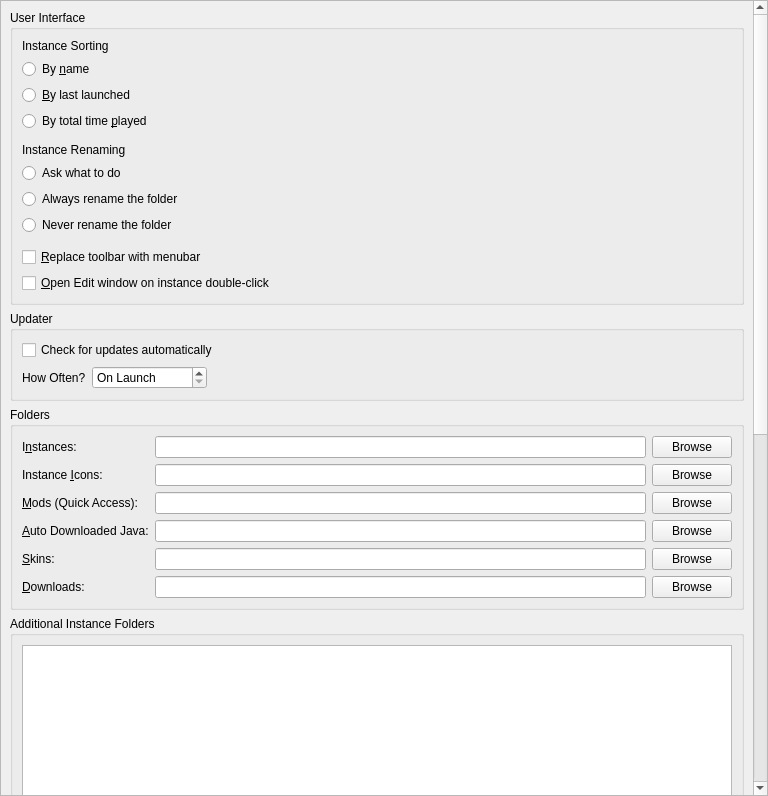
<?xml version="1.0" encoding="UTF-8"?>
<ui version="4.0">
 <class>LauncherPage</class>
 <widget class="QWidget" name="LauncherPage">
  <property name="geometry">
   <rect>
    <x>0</x>
    <y>0</y>
    <width>768</width>
    <height>796</height>
   </rect>
  </property>
  <property name="sizePolicy">
   <sizepolicy hsizetype="MinimumExpanding" vsizetype="MinimumExpanding">
    <horstretch>0</horstretch>
    <verstretch>0</verstretch>
   </sizepolicy>
  </property>
  <layout class="QVBoxLayout" name="verticalLayout">
   <property name="leftMargin">
    <number>0</number>
   </property>
   <property name="topMargin">
    <number>0</number>
   </property>
   <property name="rightMargin">
    <number>0</number>
   </property>
   <property name="bottomMargin">
    <number>0</number>
   </property>
   <item>
    <widget class="QScrollArea" name="scrollArea">
     <property name="horizontalScrollBarPolicy">
      <enum>Qt::ScrollBarPolicy::ScrollBarAsNeeded</enum>
     </property>
     <property name="widgetResizable">
      <bool>true</bool>
     </property>
     <widget class="QWidget" name="scrollAreaWidgetContents">
      <property name="geometry">
       <rect>
        <x>0</x>
        <y>-683</y>
        <width>752</width>
        <height>1625</height>
       </rect>
      </property>
      <layout class="QVBoxLayout" name="verticalLayout_8">
       <item>
        <widget class="QGroupBox" name="userInterfaceBox">
         <property name="enabled">
          <bool>true</bool>
         </property>
         <property name="title">
          <string>User Interface</string>
         </property>
         <layout class="QVBoxLayout" name="verticalLayout_2">
          <item>
           <widget class="QLabel" name="instanceSortingLabel">
            <property name="text">
             <string>Instance Sorting</string>
            </property>
           </widget>
          </item>
          <item>
           <widget class="QRadioButton" name="sortByNameBtn">
            <property name="text">
             <string>By &amp;name</string>
            </property>
            <attribute name="buttonGroup">
             <string notr="true">sortingModeGroup</string>
            </attribute>
           </widget>
          </item>
          <item>
           <widget class="QRadioButton" name="sortLastLaunchedBtn">
            <property name="text">
             <string>&amp;By last launched</string>
            </property>
            <attribute name="buttonGroup">
             <string notr="true">sortingModeGroup</string>
            </attribute>
           </widget>
          </item>
          <item>
           <widget class="QRadioButton" name="sortByPlaytimeBtn">
            <property name="text">
             <string>By total time &amp;played</string>
            </property>
            <attribute name="buttonGroup">
             <string notr="true">sortingModeGroup</string>
            </attribute>
           </widget>
          </item>
          <item>
           <spacer name="verticalSpacer">
            <property name="orientation">
             <enum>Qt::Orientation::Vertical</enum>
            </property>
            <property name="sizeType">
             <enum>QSizePolicy::Policy::Fixed</enum>
            </property>
            <property name="sizeHint" stdset="0">
             <size>
              <width>0</width>
              <height>6</height>
             </size>
            </property>
           </spacer>
          </item>
          <item>
           <widget class="QLabel" name="renamingBehaviorLabel">
            <property name="text">
             <string>Instance Renaming</string>
            </property>
           </widget>
          </item>
          <item>
           <widget class="QRadioButton" name="askToRenameDirBtn">
            <property name="text">
             <string>Ask what to do</string>
            </property>
            <attribute name="buttonGroup">
             <string notr="true">renamingBehaviorGroup</string>
            </attribute>
           </widget>
          </item>
          <item>
           <widget class="QRadioButton" name="alwaysRenameDirBtn">
            <property name="text">
             <string>Always rename the folder</string>
            </property>
            <attribute name="buttonGroup">
             <string notr="true">renamingBehaviorGroup</string>
            </attribute>
           </widget>
          </item>
          <item>
           <widget class="QRadioButton" name="neverRenameDirBtn">
            <property name="text">
             <string>Never rename the folder</string>
            </property>
            <attribute name="buttonGroup">
             <string notr="true">renamingBehaviorGroup</string>
            </attribute>
           </widget>
          </item>
          <item>
           <spacer name="verticalSpacer_2">
            <property name="orientation">
             <enum>Qt::Orientation::Vertical</enum>
            </property>
            <property name="sizeType">
             <enum>QSizePolicy::Policy::Fixed</enum>
            </property>
            <property name="sizeHint" stdset="0">
             <size>
              <width>0</width>
              <height>6</height>
             </size>
            </property>
           </spacer>
          </item>
          <item>
           <widget class="QCheckBox" name="preferMenuBarCheckBox">
            <property name="toolTip">
             <string>The menubar is more friendly for keyboard-driven interaction.</string>
            </property>
            <property name="text">
             <string>&amp;Replace toolbar with menubar</string>
            </property>
           </widget>
          </item>
          <item>
           <widget class="QCheckBox" name="editInstanceOnDoubleClick">
            <property name="toolTip">
             <string>Opens the edit instance window on double-clicking an instance instead of running the instance.</string>
            </property>
            <property name="text">
             <string>&amp;Open Edit window on instance double-click</string>
            </property>
           </widget>
          </item>
         </layout>
        </widget>
       </item>
       <item>
        <widget class="QGroupBox" name="updateSettingsBox">
         <property name="title">
          <string>Updater</string>
         </property>
         <layout class="QGridLayout" name="gridLayout_2">
          <item row="1" column="0">
           <layout class="QHBoxLayout" name="horizontalLayout_2">
            <item>
             <widget class="QLabel" name="updateIntervalLabel">
              <property name="text">
               <string>How Often?</string>
              </property>
             </widget>
            </item>
            <item>
             <widget class="QSpinBox" name="updateIntervalSpinBox">
              <property name="sizePolicy">
               <sizepolicy hsizetype="Maximum" vsizetype="Fixed">
                <horstretch>0</horstretch>
                <verstretch>0</verstretch>
               </sizepolicy>
              </property>
              <property name="toolTip">
               <string>Set to 0 to only check on launch</string>
              </property>
              <property name="specialValueText">
               <string>On Launch</string>
              </property>
              <property name="suffix">
               <string> hours</string>
              </property>
              <property name="prefix">
               <string>Every </string>
              </property>
              <property name="minimum">
               <number>0</number>
              </property>
              <property name="maximum">
               <number>168</number>
              </property>
             </widget>
            </item>
            <item>
             <spacer name="horizontalSpacer">
              <property name="orientation">
               <enum>Qt::Orientation::Horizontal</enum>
              </property>
              <property name="sizeHint" stdset="0">
               <size>
                <width>0</width>
                <height>0</height>
               </size>
              </property>
             </spacer>
            </item>
           </layout>
          </item>
          <item row="0" column="0" colspan="2">
           <widget class="QCheckBox" name="autoUpdateCheckBox">
            <property name="text">
             <string>Check for updates automatically</string>
            </property>
           </widget>
          </item>
         </layout>
        </widget>
       </item>
       <item>
        <widget class="QGroupBox" name="foldersBox">
         <property name="title">
          <string>Folders</string>
         </property>
         <layout class="QGridLayout" name="gridLayout">
          <item row="2" column="1">
           <widget class="QLineEdit" name="iconsDirTextBox"/>
          </item>
          <item row="5" column="0">
           <widget class="QLabel" name="labelSkinsDir">
            <property name="text">
             <string>&amp;Skins:</string>
            </property>
            <property name="buddy">
             <cstring>skinsDirTextBox</cstring>
            </property>
           </widget>
          </item>
          <item row="0" column="0">
           <widget class="QLabel" name="labelInstDir">
            <property name="text">
             <string>I&amp;nstances:</string>
            </property>
            <property name="buddy">
             <cstring>instDirTextBox</cstring>
            </property>
           </widget>
          </item>
          <item row="10" column="0">
           <widget class="QLabel" name="labelDownloadsDir">
            <property name="text">
             <string>&amp;Downloads:</string>
            </property>
            <property name="buddy">
             <cstring>downloadsDirTextBox</cstring>
            </property>
           </widget>
          </item>
          <item row="0" column="2">
           <widget class="QPushButton" name="instDirBrowseBtn">
            <property name="text">
             <string>Browse</string>
            </property>
           </widget>
          </item>
          <item row="4" column="0">
           <widget class="QLabel" name="labelJavaDir">
            <property name="toolTip">
             <string>Folder where Yahu Client stores automatically downloaded Java versions. Do NOT set this to your system Java installation.</string>
            </property>
            <property name="text">
             <string>&amp;Auto Downloaded Java:</string>
            </property>
            <property name="buddy">
             <cstring>javaDirTextBox</cstring>
            </property>
           </widget>
          </item>
          <item row="10" column="2">
           <widget class="QPushButton" name="downloadsDirBrowseBtn">
            <property name="text">
             <string>Browse</string>
            </property>
           </widget>
          </item>
          <item row="2" column="2">
           <widget class="QPushButton" name="iconsDirBrowseBtn">
            <property name="text">
             <string>Browse</string>
            </property>
           </widget>
          </item>
          <item row="0" column="1">
           <widget class="QLineEdit" name="instDirTextBox"/>
          </item>
          <item row="4" column="1">
           <widget class="QLineEdit" name="javaDirTextBox"/>
          </item>
          <item row="2" column="0">
           <widget class="QLabel" name="labelIconsDir">
            <property name="text">
             <string>Instance &amp;Icons:</string>
            </property>
            <property name="buddy">
             <cstring>iconsDirTextBox</cstring>
            </property>
           </widget>
          </item>
          <item row="5" column="1">
           <widget class="QLineEdit" name="skinsDirTextBox"/>
          </item>
          <item row="5" column="2">
           <widget class="QPushButton" name="skinsDirBrowseBtn">
            <property name="text">
             <string>Browse</string>
            </property>
           </widget>
          </item>
          <item row="10" column="1">
           <widget class="QLineEdit" name="downloadsDirTextBox"/>
          </item>
          <item row="4" column="2">
           <widget class="QPushButton" name="javaDirBrowseBtn">
            <property name="text">
             <string>Browse</string>
            </property>
           </widget>
          </item>
          <item row="3" column="0">
           <widget class="QLabel" name="labelModsDir">
            <property name="text">
             <string>&amp;Mods (Quick Access):</string>
            </property>
            <property name="buddy">
             <cstring>modsDirTextBox</cstring>
            </property>
           </widget>
          </item>
          <item row="3" column="1">
           <widget class="QLineEdit" name="modsDirTextBox"/>
          </item>
          <item row="3" column="2">
           <widget class="QPushButton" name="modsDirBrowseBtn">
            <property name="text">
             <string>Browse</string>
            </property>
           </widget>
          </item>
         </layout>
        </widget>
       </item>
       <item>
        <widget class="QGroupBox" name="additionalInstDirsGroupBox">
         <property name="title">
          <string>Additional Instance Folders</string>
         </property>
         <layout class="QVBoxLayout" name="additionalInstDirsLayout">
          <item>
           <widget class="QListWidget" name="additionalInstDirsList"/>
          </item>
          <item>
           <layout class="QHBoxLayout" name="additionalInstDirsBtnLayout">
            <item>
             <widget class="QPushButton" name="addInstDirBtn">
              <property name="text">
               <string>Add</string>
              </property>
             </widget>
            </item>
            <item>
             <widget class="QPushButton" name="removeInstDirBtn">
              <property name="text">
               <string>Remove</string>
              </property>
             </widget>
            </item>
            <item>
             <spacer name="additionalInstDirsSpacer">
              <property name="orientation">
               <enum>Qt::Orientation::Horizontal</enum>
              </property>
              <property name="sizeHint" stdset="0">
               <size>
                <width>0</width>
                <height>0</height>
               </size>
              </property>
             </spacer>
            </item>
           </layout>
          </item>
         </layout>
        </widget>
       </item>
       <item>
        <widget class="QGroupBox" name="modsBox">
         <property name="title">
          <string>Mods and Modpacks</string>
         </property>
         <layout class="QVBoxLayout" name="verticalLayout_4">
          <item>
           <widget class="QCheckBox" name="downloadsDirWatchRecursiveCheckBox">
            <property name="toolTip">
             <string>When enabled, in addition to the downloads folder, its sub folders will also be searched when looking for resources (e.g. when looking for blocked mods on CurseForge).</string>
            </property>
            <property name="text">
             <string>Check &amp;subfolders for blocked mods</string>
            </property>
           </widget>
          </item>
          <item>
           <widget class="QCheckBox" name="downloadsDirMoveCheckBox">
            <property name="toolTip">
             <string>When enabled, it will move blocked resources instead of copying them.</string>
            </property>
            <property name="text">
             <string>Move blocked mods instead of copying them</string>
            </property>
           </widget>
          </item>
          <item>
           <widget class="QCheckBox" name="metadataEnableBtn">
            <property name="toolTip">
             <string>Store version information provided by mod providers (like Modrinth or CurseForge) for mods.</string>
            </property>
            <property name="text">
             <string>Keep track of mod metadata</string>
            </property>
           </widget>
          </item>
          <item>
           <widget class="QLabel" name="metadataWarningLabel">
            <property name="text">
             <string>&lt;html&gt;&lt;head/&gt;&lt;body&gt;&lt;p&gt;&lt;span style=&quot; font-weight:600; color:#f5c211;&quot;&gt;Warning&lt;/span&gt;&lt;span style=&quot; color:#f5c211;&quot;&gt;: Disabling mod metadata may also disable some QoL features, such as mod updating!&lt;/span&gt;&lt;/p&gt;&lt;/body&gt;&lt;/html&gt;</string>
            </property>
            <property name="wordWrap">
             <bool>true</bool>
            </property>
           </widget>
          </item>
          <item>
           <widget class="QCheckBox" name="dependenciesEnableBtn">
            <property name="toolTip">
             <string>Automatically detect, install, and update mod dependencies.</string>
            </property>
            <property name="text">
             <string>Install dependencies automatically</string>
            </property>
           </widget>
          </item>
          <item>
           <widget class="QCheckBox" name="showModIncompatCheckBox">
            <property name="toolTip">
             <string>Currently this just shows mods which are not marked as compatible with the current Minecraft version.</string>
            </property>
            <property name="text">
             <string>Detect and show mod incompatibilities (experimental)</string>
            </property>
           </widget>
          </item>
          <item>
           <widget class="QCheckBox" name="modpackUpdatePromptBtn">
            <property name="toolTip">
             <string>When creating a new modpack instance, suggest updating an existing instance instead.</string>
            </property>
            <property name="text">
             <string>Suggest to update an existing instance during modpack installation</string>
            </property>
           </widget>
          </item>
          <item>
           <layout class="QHBoxLayout" name="modUpdateChannelLayout">
            <item>
             <widget class="QLabel" name="modUpdateChannelLabel">
              <property name="toolTip">
               <string>Select the preferred release channel when checking for mod updates.</string>
              </property>
              <property name="text">
               <string>Mod Update Channel:</string>
              </property>
             </widget>
            </item>
            <item>
             <widget class="QComboBox" name="modUpdateChannelComboBox">
              <property name="toolTip">
               <string>Select the preferred release channel when checking for mod updates.</string>
              </property>
              <item>
               <property name="text">
                <string>All (Release, Beta, Alpha)</string>
               </property>
              </item>
              <item>
               <property name="text">
                <string>Release only</string>
               </property>
              </item>
              <item>
               <property name="text">
                <string>Release and Beta</string>
               </property>
              </item>
             </widget>
            </item>
            <item>
             <spacer name="horizontalSpacer_3">
              <property name="orientation">
               <enum>Qt::Orientation::Horizontal</enum>
              </property>
              <property name="sizeHint" stdset="0">
               <size>
                <width>40</width>
                <height>20</height>
               </size>
              </property>
             </spacer>
            </item>
           </layout>
          </item>
         </layout>
        </widget>
       </item>
       <item>
        <widget class="QGroupBox" name="instanceBox">
         <property name="title">
          <string>Instance Creation</string>
         </property>
         <layout class="QVBoxLayout" name="verticalLayout_3">
          <item>
           <widget class="QCheckBox" name="downloadGameFilesBtn">
            <property name="toolTip">
             <string>Downloads required game files while creating the instance. Disable this to skip the initial download and fetch files when the instance is launched instead.</string>
            </property>
            <property name="text">
             <string>Download game files during instance creation</string>
            </property>
           </widget>
          </item>
         </layout>
        </widget>
       </item>
       <item>
        <widget class="QGroupBox" name="groupBox_2">
         <property name="title">
          <string>Console</string>
         </property>
         <layout class="QFormLayout" name="formLayout">
          <property name="labelAlignment">
           <set>Qt::AlignmentFlag::AlignLeading|Qt::AlignmentFlag::AlignLeft|Qt::AlignmentFlag::AlignVCenter</set>
          </property>
          <item row="0" column="0">
           <widget class="QLabel" name="lineLimitLabel">
            <property name="sizePolicy">
             <sizepolicy hsizetype="Maximum" vsizetype="Preferred">
              <horstretch>0</horstretch>
              <verstretch>0</verstretch>
             </sizepolicy>
            </property>
            <property name="text">
             <string>Log History &amp;Limit:</string>
            </property>
            <property name="buddy">
             <cstring>lineLimitSpinBox</cstring>
            </property>
           </widget>
          </item>
          <item row="0" column="1">
           <widget class="QSpinBox" name="lineLimitSpinBox">
            <property name="sizePolicy">
             <sizepolicy hsizetype="Maximum" vsizetype="Fixed">
              <horstretch>0</horstretch>
              <verstretch>0</verstretch>
             </sizepolicy>
            </property>
            <property name="suffix">
             <string> lines</string>
            </property>
            <property name="minimum">
             <number>10000</number>
            </property>
            <property name="maximum">
             <number>1000000</number>
            </property>
            <property name="singleStep">
             <number>10000</number>
            </property>
            <property name="value">
             <number>100000</number>
            </property>
           </widget>
          </item>
          <item row="1" column="0" colspan="2">
           <widget class="QCheckBox" name="checkStopLogging">
            <property name="text">
             <string>&amp;Stop logging when log overflows</string>
            </property>
           </widget>
          </item>
         </layout>
        </widget>
       </item>
       <item>
        <widget class="QGroupBox" name="tasksBox">
         <property name="title">
          <string>Tasks</string>
         </property>
         <layout class="QGridLayout" name="gridLayout_3">
          <item row="2" column="1">
           <widget class="QSpinBox" name="numberOfManualRetriesSpinBox">
            <property name="sizePolicy">
             <sizepolicy hsizetype="Maximum" vsizetype="Fixed">
              <horstretch>0</horstretch>
              <verstretch>0</verstretch>
             </sizepolicy>
            </property>
            <property name="minimumSize">
             <size>
              <width>60</width>
              <height>0</height>
             </size>
            </property>
            <property name="minimum">
             <number>0</number>
            </property>
           </widget>
          </item>
          <item row="1" column="1">
           <widget class="QSpinBox" name="numberOfConcurrentDownloadsSpinBox">
            <property name="sizePolicy">
             <sizepolicy hsizetype="Maximum" vsizetype="Fixed">
              <horstretch>0</horstretch>
              <verstretch>0</verstretch>
             </sizepolicy>
            </property>
            <property name="minimumSize">
             <size>
              <width>60</width>
              <height>0</height>
             </size>
            </property>
            <property name="minimum">
             <number>1</number>
            </property>
           </widget>
          </item>
          <item row="3" column="1">
           <widget class="QSpinBox" name="timeoutSecondsSpinBox">
            <property name="sizePolicy">
             <sizepolicy hsizetype="Maximum" vsizetype="Fixed">
              <horstretch>0</horstretch>
              <verstretch>0</verstretch>
             </sizepolicy>
            </property>
            <property name="minimumSize">
             <size>
              <width>60</width>
              <height>0</height>
             </size>
            </property>
            <property name="suffix">
             <string>s</string>
            </property>
           </widget>
          </item>
          <item row="2" column="0">
           <widget class="QLabel" name="numberOfManualRetriesLabel">
            <property name="text">
             <string>Retry Limit:</string>
            </property>
           </widget>
          </item>
          <item row="1" column="0">
           <widget class="QLabel" name="numberOfConcurrentDownloadsLabel">
            <property name="text">
             <string>Concurrent Download Limit:</string>
            </property>
           </widget>
          </item>
          <item row="3" column="0">
           <widget class="QLabel" name="timeoutSecondsLabel">
            <property name="toolTip">
             <string>Seconds to wait until the requests are terminated</string>
            </property>
            <property name="text">
             <string>HTTP Timeout:</string>
            </property>
           </widget>
          </item>
          <item row="0" column="1">
           <widget class="QSpinBox" name="numberOfConcurrentTasksSpinBox">
            <property name="sizePolicy">
             <sizepolicy hsizetype="Maximum" vsizetype="Fixed">
              <horstretch>0</horstretch>
              <verstretch>0</verstretch>
             </sizepolicy>
            </property>
            <property name="minimumSize">
             <size>
              <width>60</width>
              <height>0</height>
             </size>
            </property>
            <property name="minimum">
             <number>1</number>
            </property>
           </widget>
          </item>
          <item row="0" column="0">
           <widget class="QLabel" name="numberOfConcurrentTasksLabel">
            <property name="text">
             <string>Concurrent Task Limit:</string>
            </property>
           </widget>
          </item>
          <item row="0" column="2">
           <spacer name="horizontalSpacer_2">
            <property name="orientation">
             <enum>Qt::Orientation::Horizontal</enum>
            </property>
            <property name="sizeHint" stdset="0">
             <size>
              <width>0</width>
              <height>0</height>
             </size>
            </property>
           </spacer>
          </item>
         </layout>
        </widget>
       </item>
       <item>
        <spacer name="verticalSpacer_FeaturesTab">
         <property name="orientation">
          <enum>Qt::Orientation::Vertical</enum>
         </property>
         <property name="sizeHint" stdset="0">
          <size>
           <width>0</width>
           <height>0</height>
          </size>
         </property>
        </spacer>
       </item>
      </layout>
     </widget>
    </widget>
   </item>
  </layout>
 </widget>
 <tabstops>
  <tabstop>scrollArea</tabstop>
  <tabstop>sortByNameBtn</tabstop>
  <tabstop>sortLastLaunchedBtn</tabstop>
  <tabstop>sortByPlaytimeBtn</tabstop>
  <tabstop>askToRenameDirBtn</tabstop>
  <tabstop>alwaysRenameDirBtn</tabstop>
  <tabstop>neverRenameDirBtn</tabstop>
  <tabstop>preferMenuBarCheckBox</tabstop>
  <tabstop>editInstanceOnDoubleClick</tabstop>
  <tabstop>autoUpdateCheckBox</tabstop>
  <tabstop>updateIntervalSpinBox</tabstop>
  <tabstop>instDirTextBox</tabstop>
  <tabstop>instDirBrowseBtn</tabstop>
  <tabstop>iconsDirTextBox</tabstop>
  <tabstop>iconsDirBrowseBtn</tabstop>
  <tabstop>modsDirTextBox</tabstop>
  <tabstop>modsDirBrowseBtn</tabstop>
  <tabstop>javaDirTextBox</tabstop>
  <tabstop>javaDirBrowseBtn</tabstop>
  <tabstop>skinsDirTextBox</tabstop>
  <tabstop>skinsDirBrowseBtn</tabstop>
  <tabstop>downloadsDirTextBox</tabstop>
  <tabstop>downloadsDirBrowseBtn</tabstop>
  <tabstop>additionalInstDirsList</tabstop>
  <tabstop>addInstDirBtn</tabstop>
  <tabstop>removeInstDirBtn</tabstop>
  <tabstop>downloadsDirWatchRecursiveCheckBox</tabstop>
  <tabstop>downloadsDirMoveCheckBox</tabstop>
  <tabstop>metadataEnableBtn</tabstop>
  <tabstop>dependenciesEnableBtn</tabstop>
  <tabstop>showModIncompatCheckBox</tabstop>
  <tabstop>modpackUpdatePromptBtn</tabstop>
  <tabstop>downloadGameFilesBtn</tabstop>
  <tabstop>lineLimitSpinBox</tabstop>
  <tabstop>checkStopLogging</tabstop>
  <tabstop>numberOfConcurrentTasksSpinBox</tabstop>
  <tabstop>numberOfConcurrentDownloadsSpinBox</tabstop>
  <tabstop>numberOfManualRetriesSpinBox</tabstop>
  <tabstop>timeoutSecondsSpinBox</tabstop>
 </tabstops>
 <resources/>
 <connections/>
 <buttongroups>
  <buttongroup name="sortingModeGroup"/>
  <buttongroup name="renamingBehaviorGroup"/>
 </buttongroups>
</ui>
